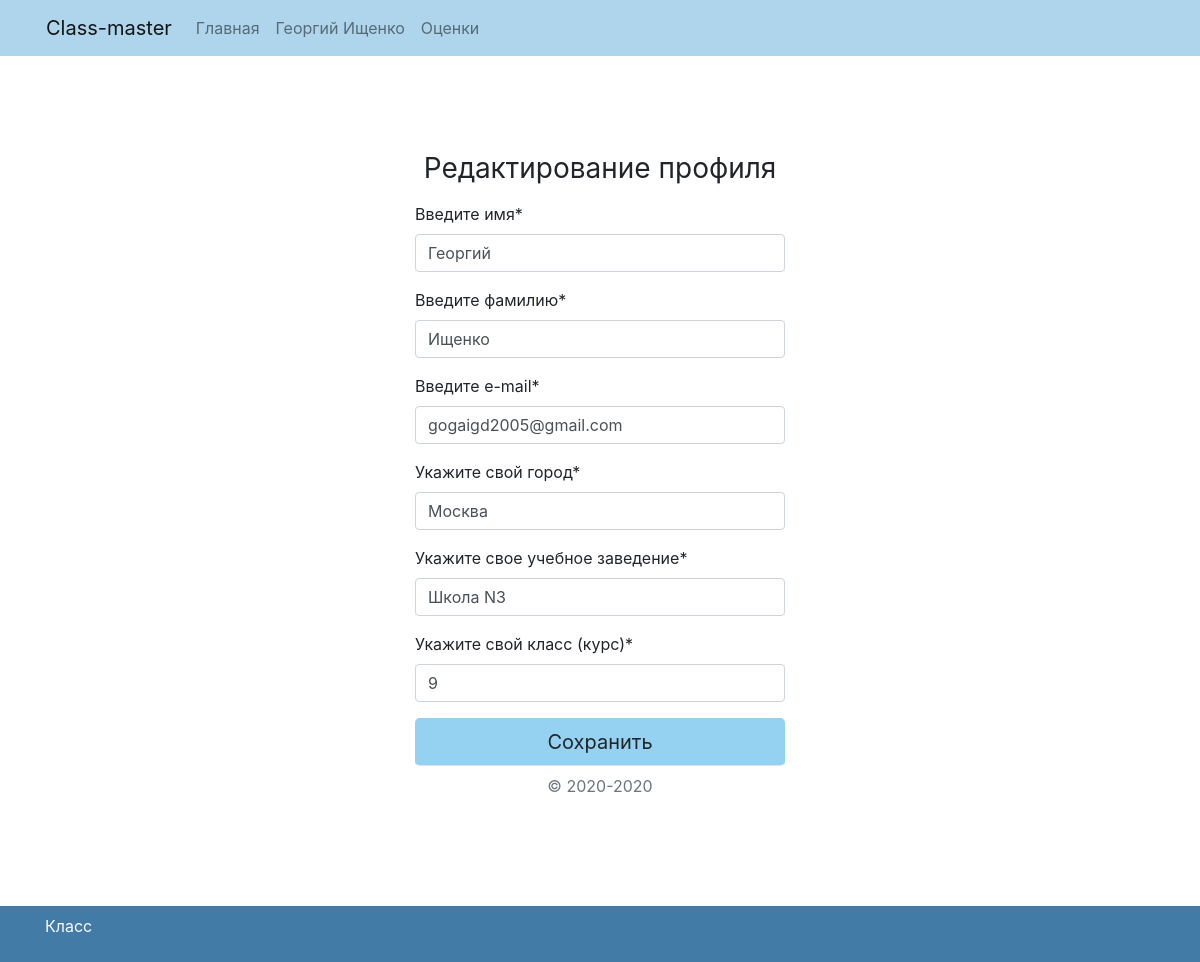
/edit/ (signed in), run on an earlier commit of the app's database.
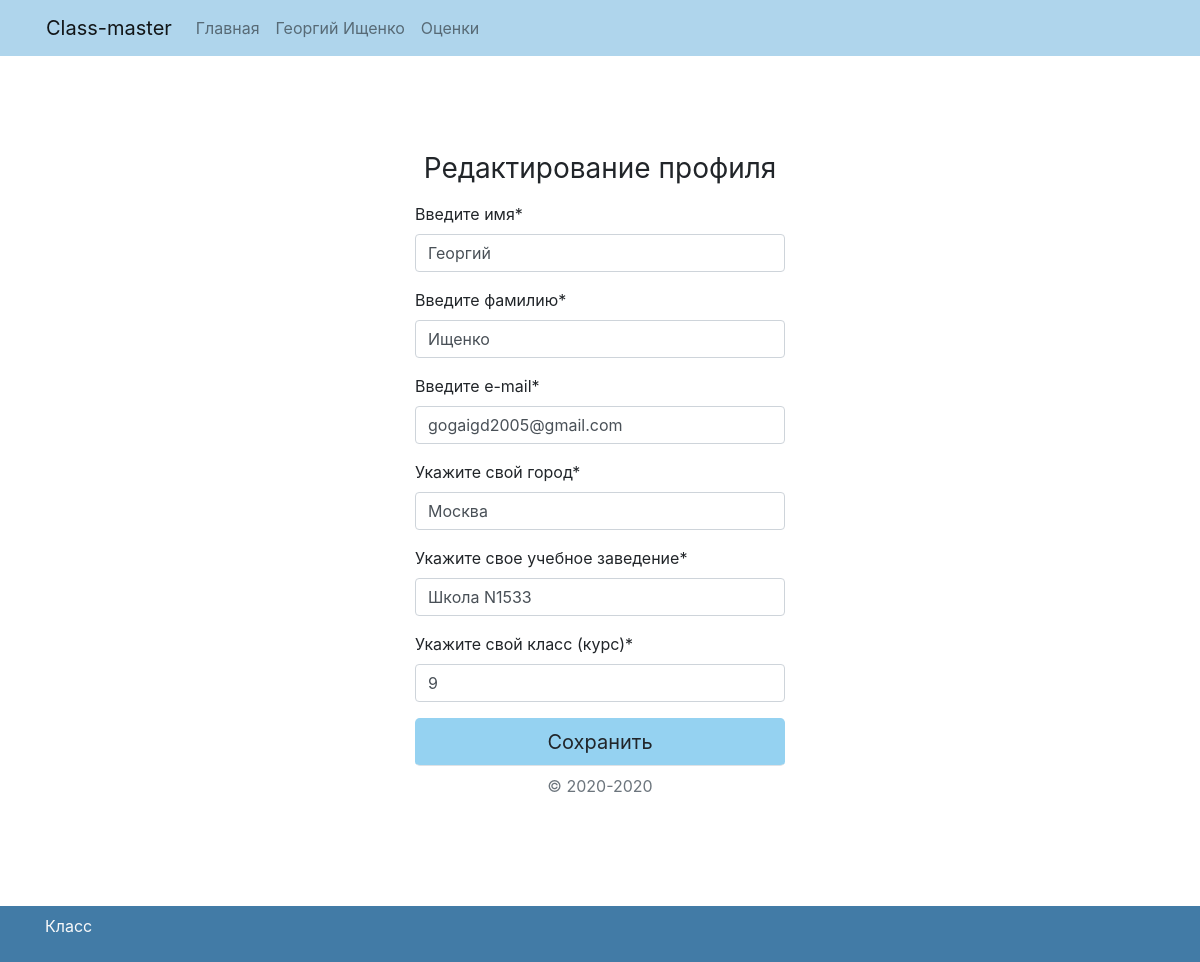
And on a later commit of the database.
### my_class/models.py (models this page shows, shortened)
class Profile(models.Model):
    user = models.OneToOneField(User, primary_key=True, on_delete=models.CASCADE)
    city = models.CharField(max_length=16)
    institution = models.CharField(max_length=64, blank=True)
    grade = models.CharField(max_length=2, blank=True)
    classes = models.ManyToManyField(Class, verbose_name='Классы', through='ProfileClass')
    last_visit = models.DateTimeField(auto_now_add=True)
    class Meta:
        verbose_name = "Профили"
        verbose_name_plural = "Профили"

### my_class/views.py (the view)
# urls.py: path('edit/', edit_profile),
@login_required
def edit_profile(request):
    if request.method == 'POST':
        user_form = UserForm(request.POST, instance=request.user)
        profile_form = ProfileForm(request.POST, instance=request.user.profile)
        if user_form.is_valid() and profile_form.is_valid():
            user_form.save()
            profile_form.save()
            return redirect('/im')
    else:
        user_form = UserForm(instance=request.user)
        profile_form = ProfileForm(instance=request.user.profile)
    return render(request, 'profile_edit.html', {
        'user_form': user_form,
        'profile_form': profile_form
    })

### my_class/forms.py
class UserForm(forms.ModelForm):
	first_name = forms.CharField(label='Введите имя', widget=forms.TextInput(attrs={'placeholder': 'Имя'}))
	last_name = forms.CharField(label='Введите фамилию', widget=forms.TextInput(attrs={'placeholder': 'Фамилия'}))
	email = forms.CharField(label='Введите e-mail', widget=forms.TextInput(attrs={'placeholder': 'E-mail'}))
	class Meta:
		model = User
		fields = ('first_name','last_name','email',)

class ProfileForm(forms.ModelForm):
	institution = forms.CharField(
		label='Укажите свое учебное заведение',
		widget=forms.TextInput(attrs={'placeholder': 'Учебное заведение'}))
	grade = forms.CharField(
		label='Укажите свой класс (курс)',
		widget=forms.TextInput(attrs={'placeholder': 'Класс (курс)'}))
	city = forms.CharField(
		label='Укажите свой город',
		widget=forms.TextInput(attrs={'placeholder': 'Город'}))
	class Meta:
		model = Profile
		fields = ('city','institution','grade',)

### my_class/templates/profile_edit.html (shortened to what this page needs)
{% extends "base.html" %}
  {% block content%}
  <body>
    {% load crispy_forms_tags %}
    	<div class="container mt-5 py-5" style="width: 25rem;">
        {% load crispy_forms_tags %}
        <form class="" method="POST" action="">
          <h1 class="h3 mb-3 font-weight-normal text-center">Редактирование профиля</h1>
          {{ user_form|crispy }}
          {{ profile_form|crispy }}
          <button class="btn btn-lg btn-block border-bottom" type="submit"
          style="background-color: #95D2F1;">Сохранить</button>
          <p class="mt-2 text-muted text-center">© 2020-2020</p>
        </form>
      </div>
  </body>
  {% endblock %}

What changed in the data, as far as the page shows it:
changed Profile "Москва": institution "Школа N3" → "Школа N1533"
